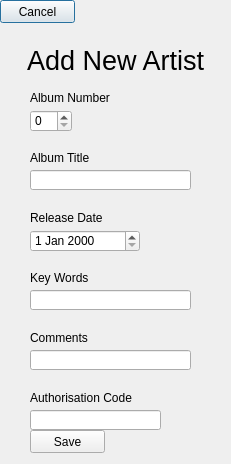
<?xml version="1.0" encoding="UTF-8"?>
<ui version="4.0">
 <class>People_Artists_Add</class>
 <widget class="QDialog" name="People_Artists_Add">
  <property name="geometry">
   <rect>
    <x>0</x>
    <y>0</y>
    <width>231</width>
    <height>464</height>
   </rect>
  </property>
  <property name="windowTitle">
   <string>Add Artist</string>
  </property>
  <widget class="QPushButton" name="AddArtist_CancelButton">
   <property name="geometry">
    <rect>
     <x>0</x>
     <y>0</y>
     <width>75</width>
     <height>23</height>
    </rect>
   </property>
   <property name="text">
    <string>Cancel</string>
   </property>
  </widget>
  <widget class="QLabel" name="AddAlbum_DateText">
   <property name="geometry">
    <rect>
     <x>30</x>
     <y>210</y>
     <width>161</width>
     <height>16</height>
    </rect>
   </property>
   <property name="text">
    <string>Release Date</string>
   </property>
  </widget>
  <widget class="QLabel" name="AddAlbum_TitleValidation">
   <property name="geometry">
    <rect>
     <x>90</x>
     <y>150</y>
     <width>151</width>
     <height>16</height>
    </rect>
   </property>
   <property name="text">
    <string>&lt;html&gt;&lt;head/&gt;&lt;body&gt;&lt;p&gt;&lt;span style=&quot; color:#ff0000;&quot;/&gt;&lt;/p&gt;&lt;/body&gt;&lt;/html&gt;</string>
   </property>
  </widget>
  <widget class="QLabel" name="AddAlbum_MainText">
   <property name="geometry">
    <rect>
     <x>0</x>
     <y>50</y>
     <width>231</width>
     <height>20</height>
    </rect>
   </property>
   <property name="font">
    <font>
     <pointsize>20</pointsize>
    </font>
   </property>
   <property name="text">
    <string>Add New Artist</string>
   </property>
   <property name="alignment">
    <set>Qt::AlignCenter</set>
   </property>
  </widget>
  <widget class="QDateEdit" name="AddAlbum_DateBox">
   <property name="geometry">
    <rect>
     <x>30</x>
     <y>230</y>
     <width>110</width>
     <height>22</height>
    </rect>
   </property>
  </widget>
  <widget class="QLabel" name="AddAlbum_CommentsValidation">
   <property name="geometry">
    <rect>
     <x>90</x>
     <y>330</y>
     <width>151</width>
     <height>16</height>
    </rect>
   </property>
   <property name="text">
    <string/>
   </property>
  </widget>
  <widget class="QLabel" name="AddAlbum_TitleText">
   <property name="geometry">
    <rect>
     <x>30</x>
     <y>150</y>
     <width>161</width>
     <height>16</height>
    </rect>
   </property>
   <property name="text">
    <string>Album Title</string>
   </property>
  </widget>
  <widget class="QLineEdit" name="AddAlbum_CommentsBox">
   <property name="geometry">
    <rect>
     <x>30</x>
     <y>350</y>
     <width>161</width>
     <height>20</height>
    </rect>
   </property>
  </widget>
  <widget class="QLineEdit" name="AddArtist_CodeBox">
   <property name="geometry">
    <rect>
     <x>30</x>
     <y>410</y>
     <width>131</width>
     <height>20</height>
    </rect>
   </property>
  </widget>
  <widget class="QLabel" name="AddAlbum_KeyWordsText">
   <property name="geometry">
    <rect>
     <x>30</x>
     <y>270</y>
     <width>111</width>
     <height>16</height>
    </rect>
   </property>
   <property name="text">
    <string>Key Words</string>
   </property>
  </widget>
  <widget class="QPushButton" name="AddArtist_CodeButton">
   <property name="geometry">
    <rect>
     <x>30</x>
     <y>430</y>
     <width>75</width>
     <height>23</height>
    </rect>
   </property>
   <property name="text">
    <string>Save</string>
   </property>
  </widget>
  <widget class="QLabel" name="AddAlbum_NumberText">
   <property name="geometry">
    <rect>
     <x>30</x>
     <y>90</y>
     <width>161</width>
     <height>16</height>
    </rect>
   </property>
   <property name="text">
    <string>Album Number</string>
   </property>
  </widget>
  <widget class="QLineEdit" name="AddAlbum_TitleBox">
   <property name="geometry">
    <rect>
     <x>30</x>
     <y>170</y>
     <width>161</width>
     <height>20</height>
    </rect>
   </property>
  </widget>
  <widget class="QLabel" name="AddAlbum_CodeText">
   <property name="geometry">
    <rect>
     <x>30</x>
     <y>390</y>
     <width>131</width>
     <height>16</height>
    </rect>
   </property>
   <property name="text">
    <string>Authorisation Code</string>
   </property>
  </widget>
  <widget class="QLabel" name="AddAlbum_CommentsText">
   <property name="geometry">
    <rect>
     <x>30</x>
     <y>330</y>
     <width>161</width>
     <height>16</height>
    </rect>
   </property>
   <property name="text">
    <string>Comments</string>
   </property>
  </widget>
  <widget class="QLineEdit" name="AddAlbum_KeyWordsBox">
   <property name="geometry">
    <rect>
     <x>30</x>
     <y>290</y>
     <width>161</width>
     <height>20</height>
    </rect>
   </property>
  </widget>
  <widget class="QSpinBox" name="AddAlbum_NumberBox">
   <property name="geometry">
    <rect>
     <x>30</x>
     <y>110</y>
     <width>42</width>
     <height>22</height>
    </rect>
   </property>
  </widget>
  <widget class="QLabel" name="AddAlbum_KeyValidation">
   <property name="geometry">
    <rect>
     <x>90</x>
     <y>270</y>
     <width>151</width>
     <height>16</height>
    </rect>
   </property>
   <property name="text">
    <string/>
   </property>
  </widget>
  <widget class="QLabel" name="AddArtist_CodeValidation">
   <property name="geometry">
    <rect>
     <x>130</x>
     <y>390</y>
     <width>111</width>
     <height>16</height>
    </rect>
   </property>
   <property name="text">
    <string/>
   </property>
  </widget>
 </widget>
 <resources/>
 <connections>
  <connection>
   <sender>AddArtist_CancelButton</sender>
   <signal>clicked()</signal>
   <receiver>People_Artists_Add</receiver>
   <slot>BackButton()</slot>
   <hints>
    <hint type="sourcelabel">
     <x>47</x>
     <y>12</y>
    </hint>
    <hint type="destinationlabel">
     <x>-22</x>
     <y>630</y>
    </hint>
   </hints>
  </connection>
  <connection>
   <sender>AddArtist_CodeButton</sender>
   <signal>clicked()</signal>
   <receiver>People_Artists_Add</receiver>
   <slot>AddArtist()</slot>
   <hints>
    <hint type="sourcelabel">
     <x>87</x>
     <y>441</y>
    </hint>
    <hint type="destinationlabel">
     <x>91</x>
     <y>530</y>
    </hint>
   </hints>
  </connection>
 </connections>
 <slots>
  <slot>BackButton()</slot>
  <slot>AddArtist()</slot>
 </slots>
</ui>
